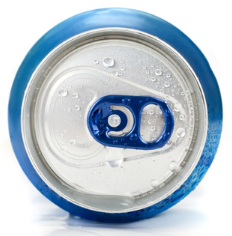
#> input picture lata.png, 232 x 236 px
$ python hough.py
#> lines starting #> are read from the running program, lines starting #| are printed output that depends on the picture
import cv2
import numpy as np
from matplotlib import pyplot as plt

bgr_img = cv2.imread('lata.png') # read as it is
#> bgr_img is the input picture: shape (236, 232, 3); mean B, G, R 206.9, 195.7, 182.1

if bgr_img.shape[-1] == 3:           # color image
    b,g,r = cv2.split(bgr_img)       # get b,g,r
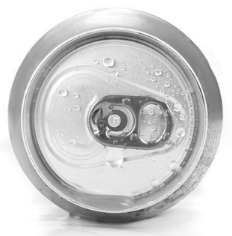
#> b: shape (236, 232); min 46, max 255, mean 206.9
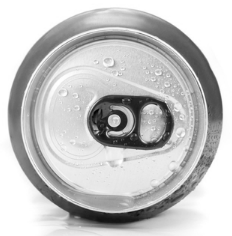
#> g: shape (236, 232); min 1, max 255, mean 195.7
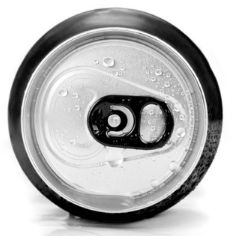
#> r: shape (236, 232); min 0, max 255, mean 182.1
    rgb_img = cv2.merge([r,g,b])     # switch it to rgb
    gray_img = cv2.cvtColor(bgr_img, cv2.COLOR_BGR2GRAY)
else:
    gray_img = bgr_img

img = cv2.medianBlur(gray_img, 5)
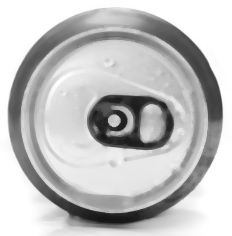
#> img: shape (236, 232); min 20, max 255, mean 192.7
cimg = cv2.cvtColor(img,cv2.COLOR_GRAY2BGR)

circles = cv2.HoughCircles(img,cv2.HOUGH_GRADIENT,1,20,
                            param1=50,param2=30,minRadius=0,maxRadius=0)
#> circles = 39 rows, first 8: [114.5, 115.5, 107.3], [109.5, 89.5, 82.9], [89.5, 91.5, 73.3], [143.5, 83.5, 65.5], [106.5, 150.5, 73.6], [145.5, 162.5, 66.3], [122.5, 66.5, 59.7], [77.5, 130.5, 56.1]

circles = np.uint16(np.around(circles))
#> circles = 39 rows, first 8: [114, 116, 107], [110, 90, 83], [90, 92, 73], [144, 84, 66], [106, 150, 74], [146, 162, 66], [122, 66, 60], [78, 130, 56]

for i in circles[0,:]:
    # draw the outer circle
    cv2.circle(cimg,(i[0],i[1]),i[2],(0,255,0),2)
    # draw the center of the circle
    cv2.circle(cimg,(i[0],i[1]),2,(0,0,255),3)
#> this loop made 39 passes
#> i on passes 1 to 12: [114, 116, 107], [110, 90, 83], [90, 92, 73], [144, 84, 66], [106, 150, 74], [146, 162, 66], [122, 66, 60], [78, 130, 56], [64, 104, 56], [122, 168, 62], [146, 124, 27], [86, 154, 48]
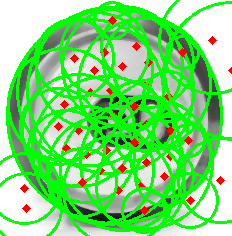
#> cimg: shape (236, 232, 3); mean B, G, R 121, 220.4, 126.9


plt.subplot(121)
plt.imshow(rgb_img)
#> (the run stopped early here; a loop or call above may not have finished)
